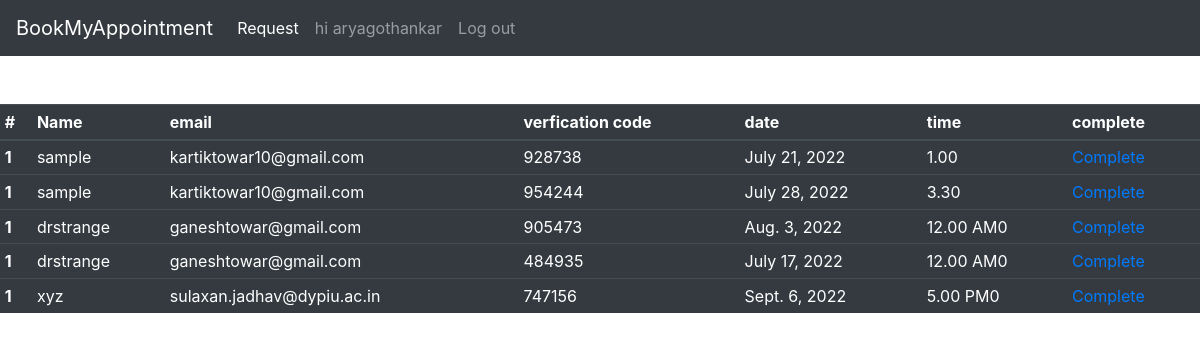
Page /upcomap (signed in) on the committed database.
### reg/models.py (models this page shows)
class regis(models.Model):
    appointment_opt = models.CharField(max_length=50)
    cl = models.ForeignKey(User,to_field='id',on_delete=models.CASCADE,related_name='cl')
    sp = models.ForeignKey(User,to_field='id',on_delete=models.CASCADE,related_name='sp')
    date = models.DateField(null=True)
    time = models.TextField(null=True)
    stat = models.CharField(max_length=50)

### appointment/views.py (the view)
# urls.py: path('upcomap',views.upcomap,name='upcomp'),
def upcomap(request):
    if request.user is not None:
        appons = regis.objects.filter(sp=request.user, stat='accepted')
        data = {
            'appons': appons
        }
        return render(request, 'phome.html', data)

### templates/phome.html (shortened to what this page needs)
<!doctype html>
<html lang="en">
  <head>
    <link rel="stylesheet" href="https://cdn.jsdelivr.net/npm/bootstrap@4.3.1/dist/css/bootstrap.min.css">
  </head>
  <body style="background-image: url('https://images.unsplash.com/photo-1634655377962-e6e7b446e7e9?ixlib=rb-1.2.1&ixid=MnwxMjA3fDB8MHxwaG90by1wYWdlfHx8fGVufDB8fHx8&auto=format&fit=crop&w=1528&q=80');height: 100%;
  background-position: center;
  background-repeat: no-repeat;
  background-size: cover;" >
    <nav class="navbar navbar-expand-lg navbar-light bg-light navbar-dark bg-dark">
  <a class="navbar-brand" href="/">BookMyAppointment</a>
  <div class="collapse navbar-collapse float-left" id="navbarNavAltMarkup">
    <div class="navbar-nav float-left">
      <a class="nav-item nav-link active" href="/req">Request <span class="sr-only">(current)</span></a>
      <a class="nav-item nav-link pl-6" href="#">hi {{request.user.username}}</a>
      <a class="nav-item nav-link pl-6" href="/Logout">Log out</a>
    </div>
  </div>
</nav>
<br><br>
    <table class="table table-sm table-dark">
  <thead>
    <tr>
      <th scope="col">#</th>
      <th scope="col">Name</th>
      <th scope="col">email</th>
      <th scope="col">verfication code</th>
      <th scope="col"> date</th>
      <th scope="col">time</th>
      <th scope="col">complete</th>
    </tr>
  </thead>
  <tbody>
  {%for a in appons%}
    <tr>
      <th scope="row">1</th>
      <td>{{a.cl.username}}</td>
      <td>{{a.cl.email}}</td>
      <td>{{a.appointment_opt}}</td>
      <td>{{a.date}}</td>
      <td>{{a.time}}0</td>
      <td><a href="/complete/{{a.id}}">Complete</a></td>
    </tr>
  {% endfor %}
  </tbody>
</table>
  </body>
</html>

### rows in the picture
regis: cl.username "sample", cl.email "kartiktowar10@gmail.com", appointment_opt "928738", date "July 21, 2022", time "1.0"
regis: cl.username "sample", cl.email "kartiktowar10@gmail.com", appointment_opt "954244", date "July 28, 2022", time "3.3"
regis: cl.username "drstrange", cl.email "ganeshtowar@gmail.com", appointment_opt "905473", date "Aug. 3, 2022", time "12.00 AM"
regis: cl.username "drstrange", cl.email "ganeshtowar@gmail.com", appointment_opt "484935", date "July 17, 2022", time "12.00 AM"
regis: cl.username "xyz", cl.email "sulaxan.jadhav@dypiu.ac.in", appointment_opt "747156", date "Sept. 6, 2022", time "5.00 PM"

### other values in the picture
{{ request.user.username }} "aryagothankar"
